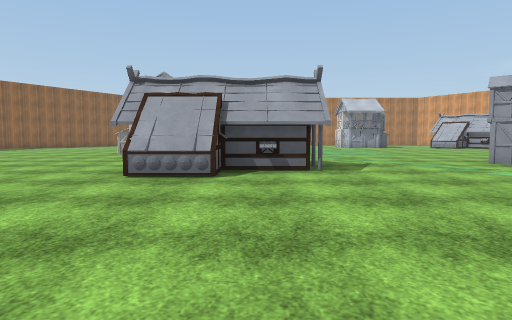
[1] (above)

20 first-person views from a walk through a 3-D level made in the Unity game engine. The camera is 1.2 m above the floor, tilts 4° down and sees 75° across. The floor is counted in squares, 2 m on a side. Each view is taken from the middle of a square. On the plan, view 1 faces up. The plan holds only what a view shows up to about 10 squares ahead; the rest is blank. The place goes on beyond the plan. The player character is not drawn. Some animated figures are left out. Some surface patterns are stand-ins.

[2]
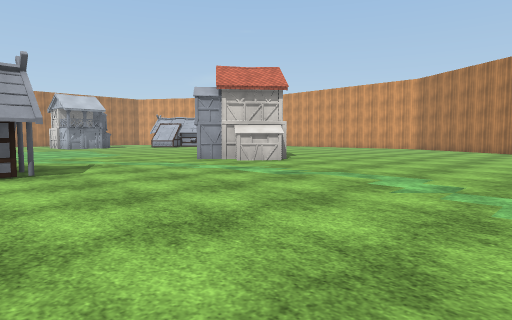

[3]
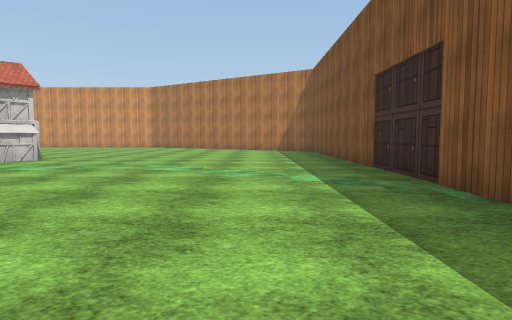

[4]
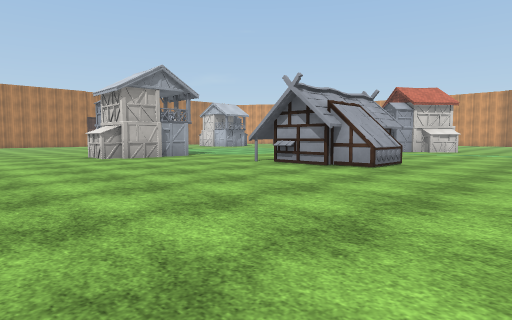

[5]
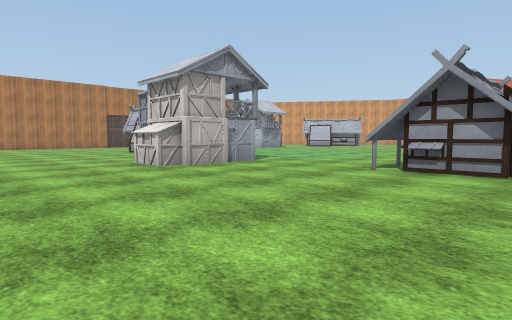

[6]
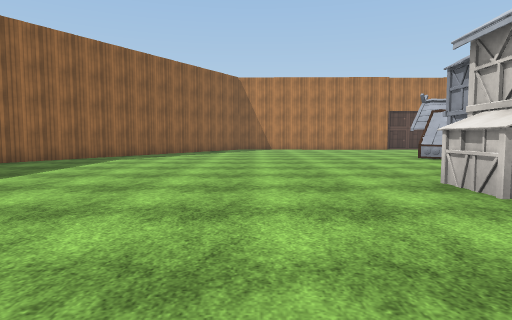

[7]
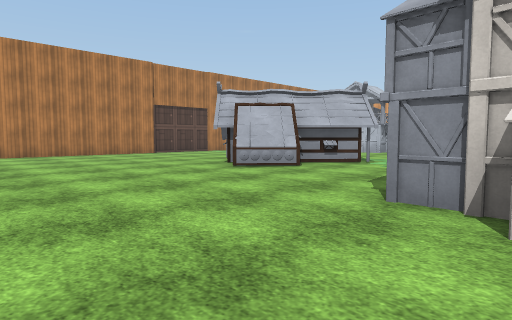

[8]
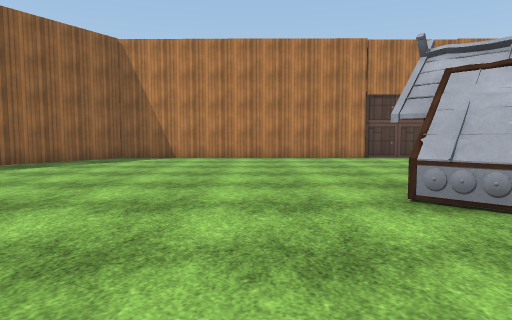

[9]
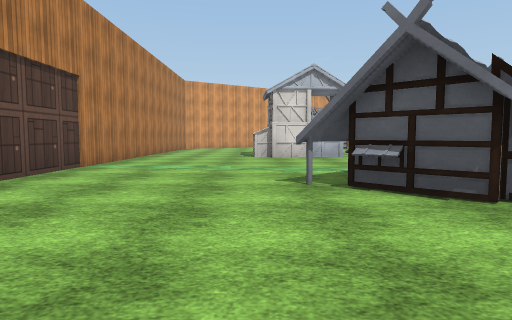

[10]
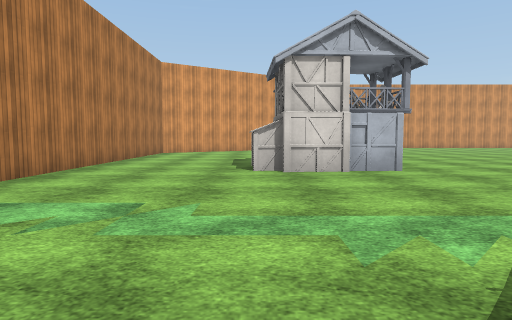

[11]
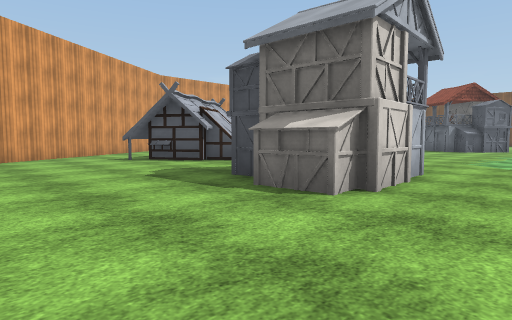

[12]
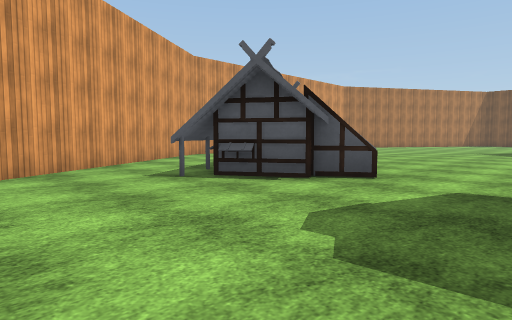

[13]
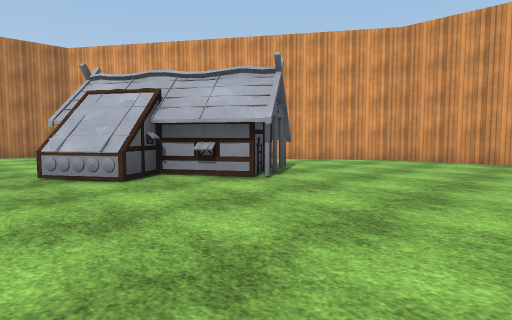

[14]
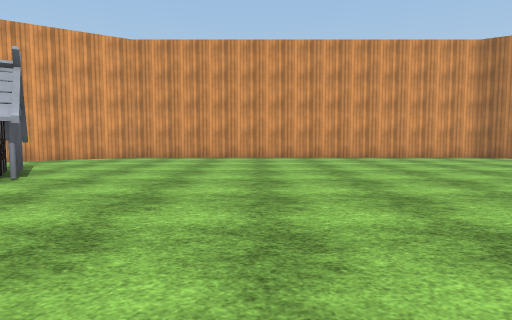

[15]
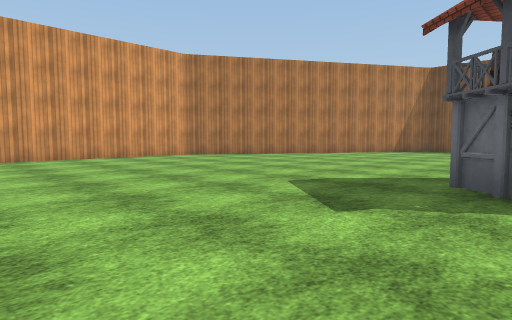

[16]
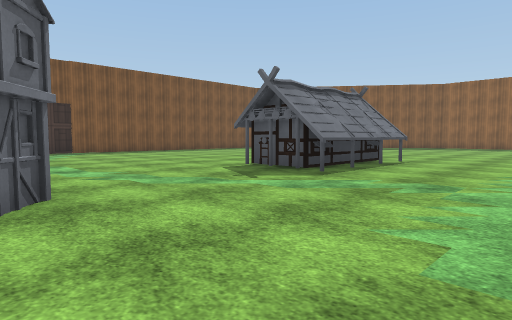

[17]
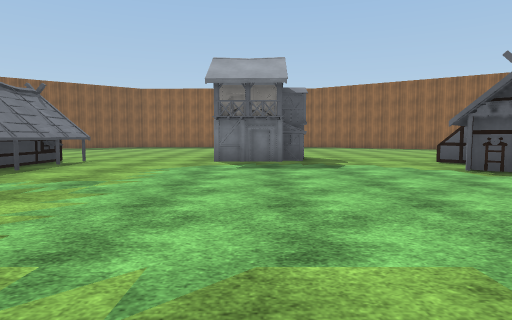

[18]
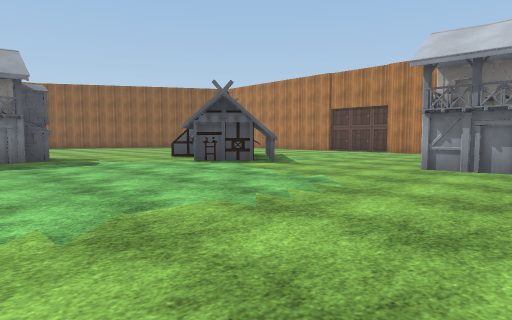

[19]
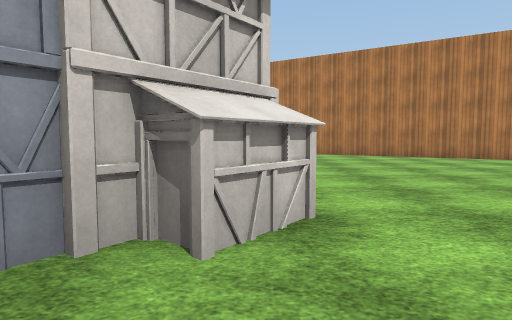

[20]
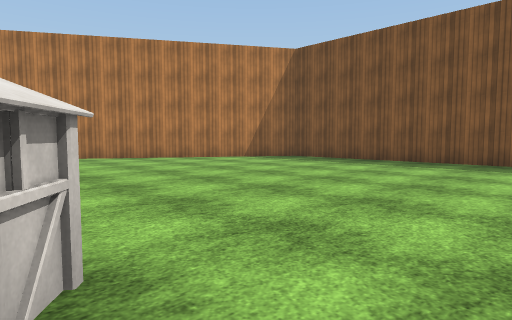

### Floor plan
Key: @ floor where view 1 was taken; # wall or solid block; . floor; H house; O other object.
Columns run from 13 left of view 1 to 17 right of it. Each row starts with its distance up from view 1.
 24      ####################
 23     ##..................
 22    ##.....................#
 21    #......................##
 20     ..............OO.......#
 19      .......H.....OOO...H..##
 18  ##........H#H....OOO..##H..##
 17 ##.........HH#H.......HH##H..#
 16 #..........H.#..........H#H..##
 15  .......................H.....#
 14  .............................#
 13   .......OO...................#
 12    ......OOO..................#
 11    ......OOO..................#
 10     ..........................#
  9      .........................#
  8      ......HH.H....HOH........#
  7      ......###H...HHH.........#
  6      ......###H....#H.........#
  5      ......HH............... ##
  4      .......................
  3      .......................#
  2      ..... ................##
  1             ...............#
  0            ..@............##
 -1             ..............#
 -2              ............
 -3               ###########

Where each view was taken, in squares from view 1:
view 1: 0 up, 0 right, facing up
view 2: 0 up, 0 right, facing up-right
view 3: 0 up, 2 left, facing right
view 4: 2 up, 8 left, facing up-right
view 5: 5 up, 8 left, facing up-right
view 6: 8 up, 7 left, facing up
view 7: 12 up, 7 left, facing up-right
view 8: 14 up, 4 left, facing up
view 9: 20 up, 5 left, facing right
view 10: 20 up, 1 left, facing right
view 11: 23 up, 3 right, facing down-right
view 12: 22 up, 7 right, facing down-right
view 13: 12 up, 8 right, facing up-right
view 14: 12 up, 7 right, facing right
view 15: 12 up, 7 right, facing down-right
view 16: 11 up, 6 right, facing down-left
view 17: 12 up, 6 right, facing left
view 18: 11 up, 7 right, facing up-left
view 19: 6 up, 4 right, facing right
view 20: 6 up, 5 right, facing down-right
